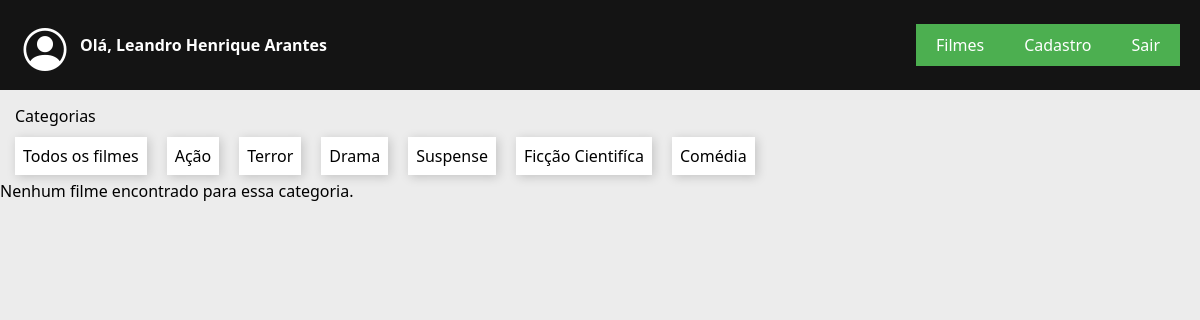
Screenshot of /admin/filmes.php?id=8 (signed in) with the database file from the repository.
### tables this page shows
CREATE TABLE `generos` (
  `id` bigint(20) UNSIGNED NOT NULL,
  `categoria` varchar(255) NOT NULL,
  `status` tinyint(1) NOT NULL DEFAULT 1
);

### includes/categorias.php (the view, shortened to what this page needs)
<?php
include("../funcoes/conexao.php");
?>
<head>
    <link rel="stylesheet" href="../css/categorias.css">
</head>
<div class="categorias">
<p>Categorias</p>
    <div class="categorias-itens">
        <div class="item">
            <a href="filmes.php">Todos os filmes</a>
        </div>
        <?php
        $sql = "SELECT id, categoria FROM generos WHERE status = 1";
        $resultado = $conn->query($sql);
        while ($row = $resultado->fetch_assoc()) {
        ?>
            <div class="item">
                <a href="filmes.php?id=<?= $row['id']; ?>"><?= $row['categoria']; ?></a>
            </div>
        <?php
        }
        ?>
    </div>
</div>

### css/principal.css (style rules this page uses)
html * { box-sizing: border-box; margin: 0; padding: 0; }
body { font-family: 'Segoe UI', Tahoma, Geneva, Verdana, sans-serif; background-color: rgb(236, 236, 236); }

### css/categorias.css (style rules this page uses)
.categorias { display: flex; flex-direction: column; background-color: rgb(236, 236, 236); margin: 5px; }
.categorias p { padding: 10px; }
.categorias .categorias-itens { display: flex; }
.categorias .categorias-itens .item { background-color: rgb(255, 255, 255); padding: 0.5em; margin: 0px 10px; box-shadow: 2px 2px 10px rgba(0, 0, 0, 0.178); }
.categorias .categorias-itens .item a { color: black; text-decoration: none; }

### rows the page displays
generos: categoria "Ação"
generos: categoria "Terror"
generos: categoria "Drama"
generos: categoria "Suspense"
generos: categoria "Ficção Cientifíca"
generos: categoria "Comédia"

### other values shown
$_SESSION["nome"] "Leandro Henrique Arantes"
